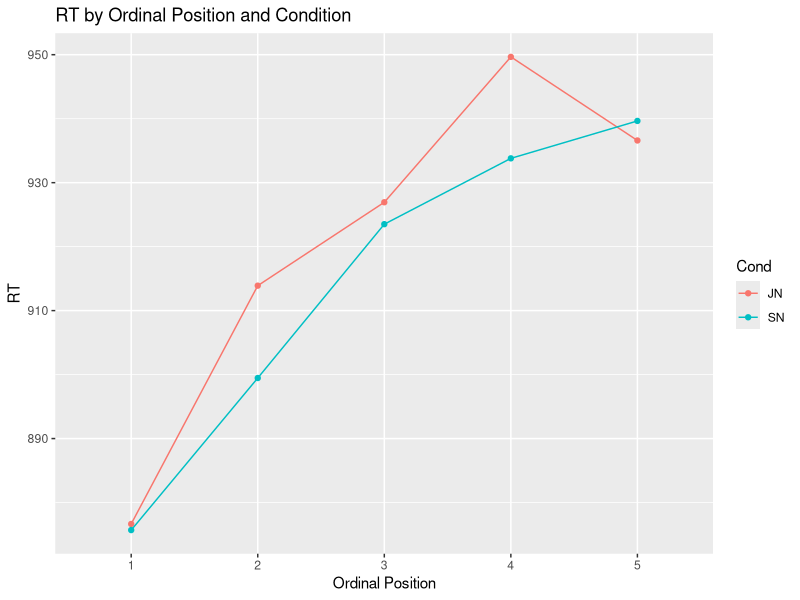
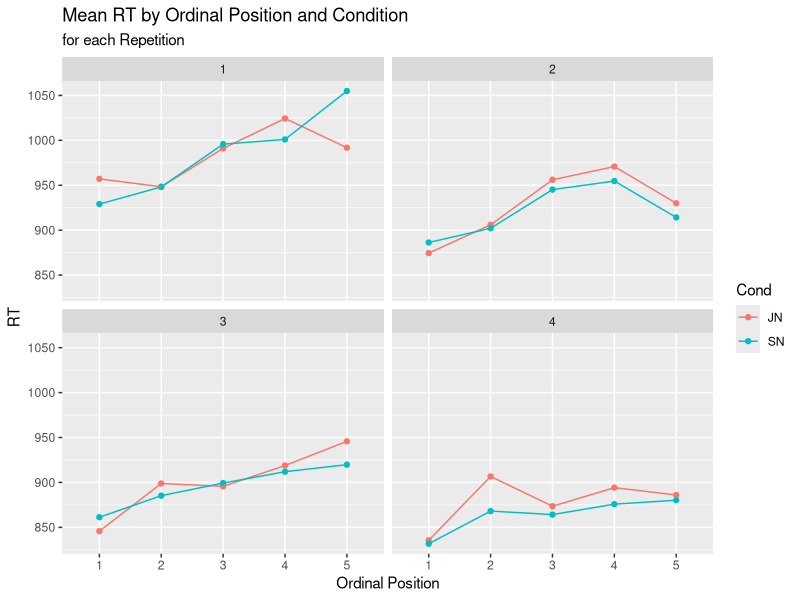
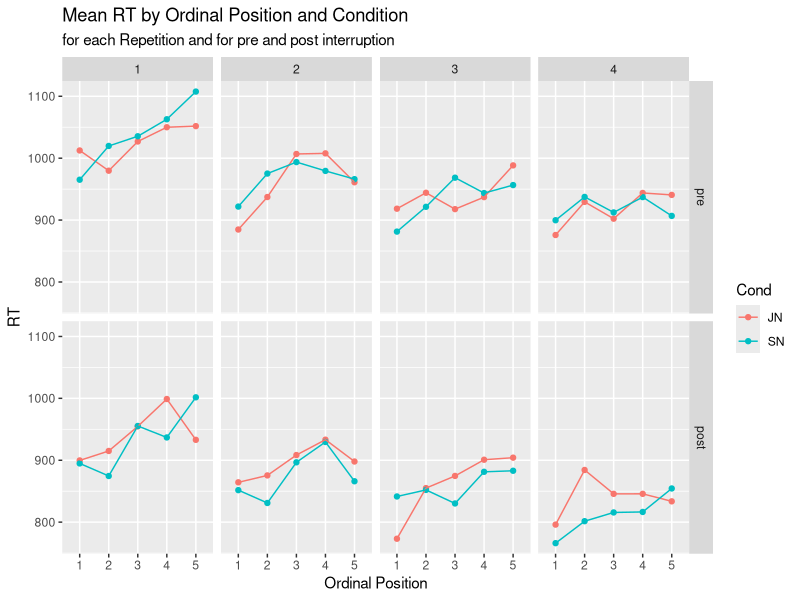
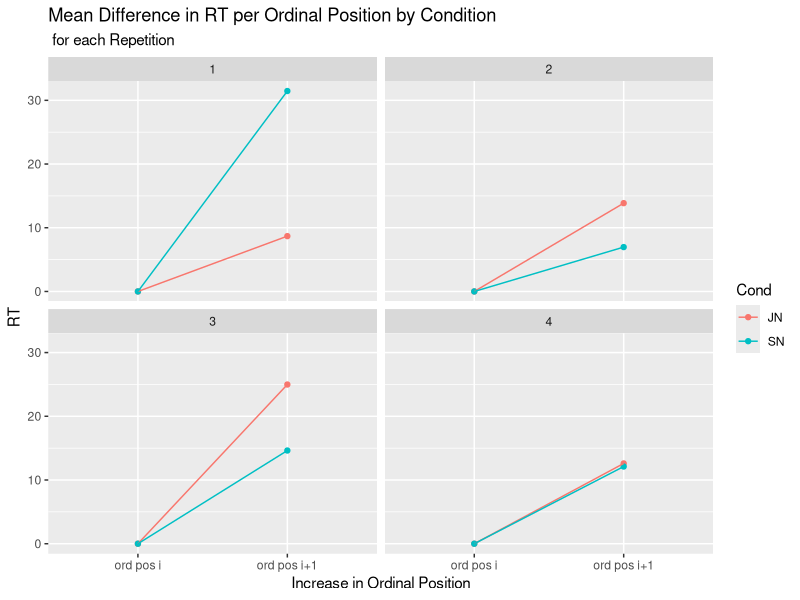
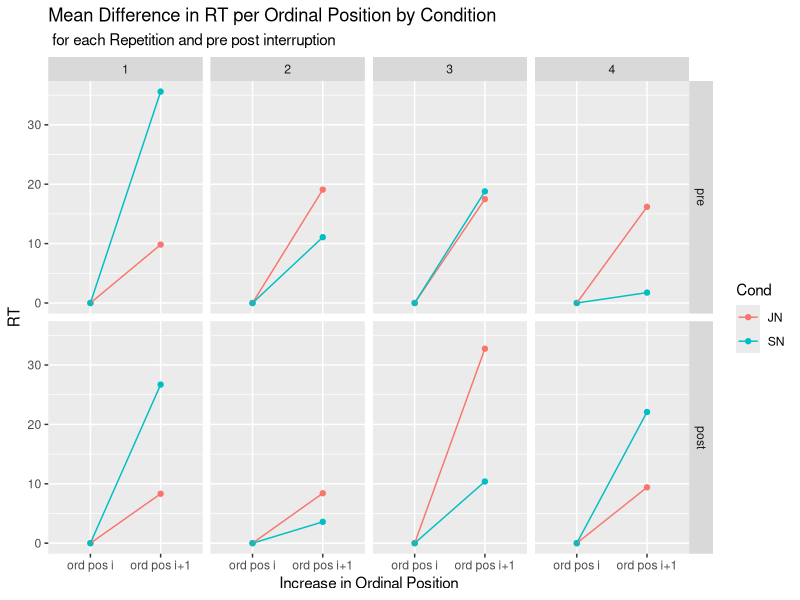
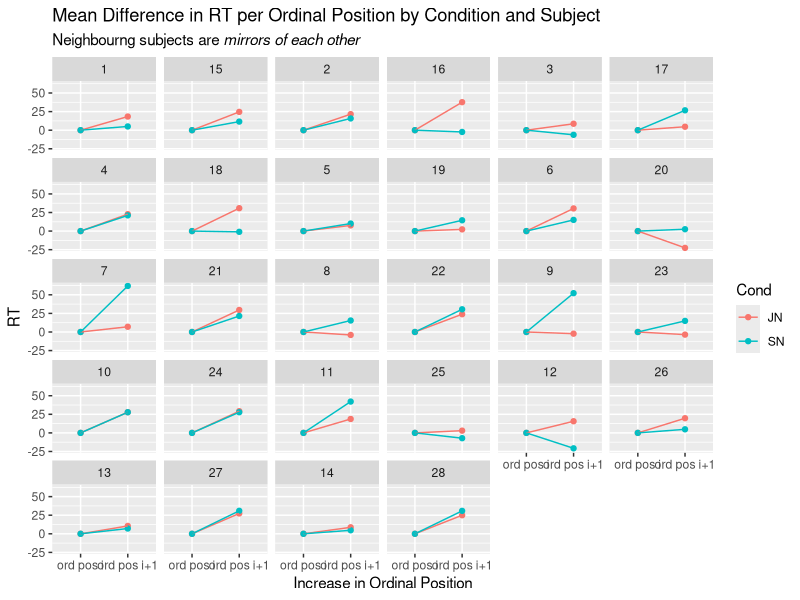
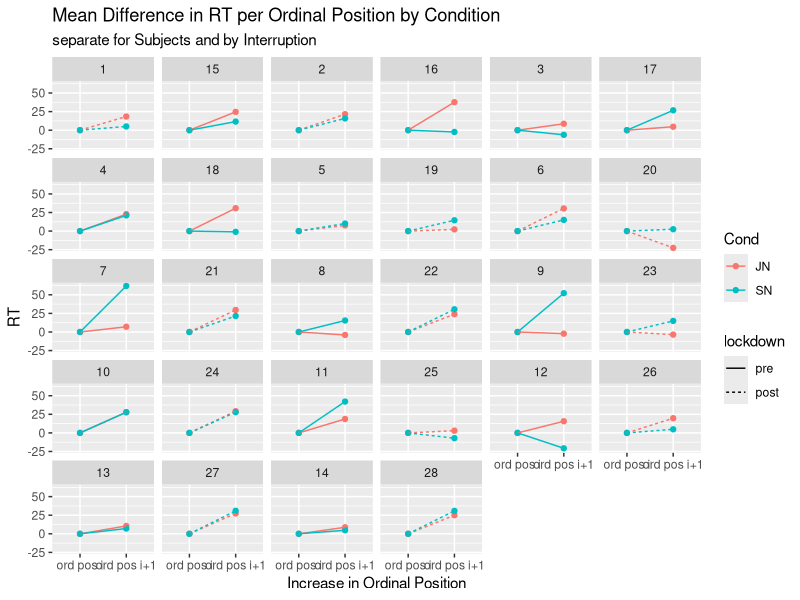

These figures' R source, in order: (Note: this script raises an error after producing the figures.)
################# FUUUCK
library(tidyverse)
library(ggtext)

setwd("C:/Users/Roger/Seafile/Roger_Seafile/SSI-EEG-3/SSI_4_R_project/")

#load data
a4 <- read.csv2("a4_SSI_4.csv")

#okay once again from the top
# first things first: pre-post variable for a4 data
a4[a4$subject %in% c(3,4, 7:18), "lockdown"] <- "pre"
a4[a4$subject %in% c(1,2,5,6, 19:28), "lockdown"] <- "post"

a4$lockdown <- factor(a4$lockdown, levels = c("pre", "post"))

a4$g_ng_count_1_5 <- as.factor(a4$g_ng_count_1_5)

# prep data frames for plotting
# once across all DGs
desc_across <- summarise(group_by(a4, Cond, g_ng_count_1_5), RT = mean(RT))

ord_pos <- ggplot(data = desc_across, mapping = aes(x = g_ng_count_1_5, y = RT, colour = Cond)) +
  geom_point() +
  geom_line(aes(group = Cond))+
  xlab("Ordinal Position")+
  ggtitle("RT by Ordinal Position and Condition")
ggsave("plots/ord_pos.jpg", device = "jpg", dpi = 700)

#mean RT for ord pos by DG and Cond
desc_by_DG <- summarise(group_by(a4, g_ng_count_1_5, Cond, DG), RT = mean(RT))

#plot
ord_pos_by_DG <- ggplot(data = desc_by_DG, mapping = aes(x = g_ng_count_1_5, y = RT, colour = Cond)) +
  geom_point() +
  geom_line(aes(group = Cond)) +
  facet_wrap(desc_by_DG$DG) +
  xlab("Ordinal Position")+
  ggtitle("Mean RT by Ordinal Position and Condition", subtitle = "for each Repetition")

ggsave("plots/ord_pos_by_DG.jpg", device = "jpg", dpi = 700)

# separate for pre and post lockdown
desc_by_DG_lockdown <- summarise(group_by(a4, g_ng_count_1_5, Cond, DG, lockdown), RT = mean(RT))

#plot
ord_pos_by_DG_lockdown <- ggplot(data = desc_by_DG_lockdown, mapping = aes(x = g_ng_count_1_5, y = RT, colour = Cond)) +
  geom_point() +
  geom_line(aes(group = Cond)) +
  facet_grid(cols = vars(desc_by_DG_lockdown$DG), rows = vars(desc_by_DG_lockdown$lockdown)) +
  xlab("Ordinal Position")+
  ggtitle("Mean RT by Ordinal Position and Condition", subtitle = "for each Repetition and for pre and post interruption")

ggsave("plots/ord_pos_by_DG_lockdown.jpg", device = "jpg", dpi = 700)

# mean increase per ordinal position by DG and Cond
incr_by_DG <- summarise(group_by(a4[a4$g_ng_count_cent %in% c(-2, 2), ], g_ng_count_cent, DG, Cond), 
                        RT = mean(RT))
incr_by_DG <- mutate(group_by(incr_by_DG, Cond, DG), diff = diff(RT)/4)

incr_by_DG[incr_by_DG$g_ng_count_cent == -2, "diff"] <- 0


#plot by DG
incr_by_DG$g_ng_count_cent <- as.factor(incr_by_DG$g_ng_count_cent)

plot_incr_by_DG <- ggplot(data = incr_by_DG, mapping = aes(g_ng_count_cent, y = diff, colour = Cond)) +
  geom_point()+
  geom_line(aes(group = Cond))+
  facet_wrap(incr_by_DG$DG) +
  xlab("Increase in Ordinal Position")+
  ylab("RT")+
  ggtitle("Mean Difference in RT per Ordinal Position by Condition", subtitle = " for each Repetition")+
  scale_x_discrete(labels = c("ord pos i", "ord pos i+1"))

ggsave("plots/incr_by_DG.jpg", plot = plot_incr_by_DG, device = "jpg", dpi = 700)

#separately for lockdown pre post
# mean increase per ordinal position by DG and Cond
incr_by_DG_lockdown <- summarise(group_by(a4[a4$g_ng_count_cent %in% c(-2, 2), ], g_ng_count_cent, DG, Cond, lockdown), 
                        RT = mean(RT))
incr_by_DG_lockdown <- mutate(group_by(incr_by_DG_lockdown, Cond, DG, lockdown), diff = diff(RT)/4)

incr_by_DG_lockdown[incr_by_DG_lockdown$g_ng_count_cent == -2, "diff"] <- 0

#plot by DG and lockdown
incr_by_DG_lockdown$g_ng_count_cent <- as.factor(incr_by_DG_lockdown$g_ng_count_cent)

plot_incr_by_DG_lockdown <- ggplot(data = incr_by_DG_lockdown, mapping = aes(g_ng_count_cent, y = diff, colour = Cond)) +
  geom_point()+
  geom_line(aes(group = Cond))+
  facet_grid(cols = vars(incr_by_DG_lockdown$DG), rows = vars(incr_by_DG_lockdown$lockdown)) +
  xlab("Increase in Ordinal Position")+
  ylab("RT")+
  ggtitle("Mean Difference in RT per Ordinal Position by Condition", subtitle = " for each Repetition and pre post interruption")+
  scale_x_discrete(labels = c("ord pos i", "ord pos i+1"))

ggsave("plots/incr_by_DG_lockdown.jpg", device = "jpg", dpi = 700)

# mean incr by subject

incr_by_subj <- summarise(group_by(a4[a4$g_ng_count_cent %in% c(-2, 2), ], g_ng_count_cent, subject, Cond), 
                                 RT = mean(RT))
incr_by_subj <- mutate(group_by(incr_by_subj, Cond, subject), diff = diff(RT)/4)

incr_by_subj[incr_by_subj$g_ng_count_cent == -2, "diff"] <- 0

subj_levels <- numeric()
for (i in 1:14){subj_levels <- c(subj_levels, i, i+14)}

incr_by_subj$subject <- factor(incr_by_subj$subject, levels = subj_levels)

#plot 
incr_by_subj$g_ng_count_cent <- as.factor(incr_by_subj$g_ng_count_cent)

plot_incr_by_subj <- ggplot(data = incr_by_subj, aes(x = g_ng_count_cent, y = diff, colour = Cond)) +
  geom_point()+
  geom_line(aes(group = Cond))+
  facet_wrap(incr_by_subj$subject, ncol = 6)+
  xlab("Increase in Ordinal Position")+
  ylab("RT")+
  ggtitle("Mean Difference in RT per Ordinal Position by Condition and Subject", 
          subtitle = "Neighbourng subjects are *mirrors of each other*")+
  scale_x_discrete(labels = c("ord pos i", "ord pos i+1"))+
  theme(plot.subtitle = element_markdown())
ggsave("plots/incr_by_subj.pdf", device = "pdf", dpi = 700, height = 10, width = 12)

#add lockdown
# mean incr by subject and lockdown

incr_by_subj_lock <- summarise(group_by(a4[a4$g_ng_count_cent %in% c(-2, 2), ], 
                                        g_ng_count_cent, subject, Cond, lockdown), 
                          RT = mean(RT))
incr_by_subj_lock <- mutate(group_by(incr_by_subj_lock, Cond, subject, lockdown), diff = diff(RT)/4)

incr_by_subj_lock[incr_by_subj_lock$g_ng_count_cent == -2, "diff"] <- 0

subj_levels <- numeric()
for (i in 1:14){subj_levels <- c(subj_levels, i, i+14)}

incr_by_subj_lock$subject <- factor(incr_by_subj_lock$subject, levels = subj_levels)

#plot 
incr_by_subj_lock$g_ng_count_cent <- as.factor(incr_by_subj_lock$g_ng_count_cent)

plot_incr_by_subj_lock <- ggplot(data = incr_by_subj_lock, 
                                 aes(x = g_ng_count_cent, y = diff, colour = Cond)) +
  geom_point()+
  geom_line(aes(group = Cond, linetype = lockdown))+
  facet_wrap(incr_by_subj_lock$subject, ncol = 6)+
  xlab("Increase in Ordinal Position")+
  ylab("RT")+
  ggtitle("Mean Difference in RT per Ordinal Position by Condition", 
          subtitle = "separate for Subjects and by Interruption")+
  scale_x_discrete(labels = c("ord pos i", "ord pos i+1"))+
  theme(plot.subtitle = element_markdown())

ggsave("plots/incr_by_subj_lock.jpg", device = "jpg", dpi = 700, height = 10, width = 12)

# mean incr by cat

incr_by_cat <- summarise(group_by(a4[a4$g_ng_count_cent %in% c(-2, 2), ], g_ng_count_cent, Semantische.Kategorie, Cond), 
                          RT = mean(RT))
incr_by_cat <- mutate(group_by(incr_by_cat, Cond, Semantische.Kategorie), diff = diff(RT)/4)

incr_by_cat[incr_by_cat$g_ng_count_cent == -2, "diff"] <- 0

#plot 
incr_by_cat$g_ng_count_cent <- as.factor(incr_by_cat$g_ng_count_cent)

plot_incr_by_cat <- ggplot(data = incr_by_cat, aes(x = g_ng_count_cent, y = diff, colour = Cond)) +
  geom_point()+
  geom_line(aes(group = Cond))+
  facet_wrap(incr_by_cat$Semantische.Kategorie, ncol = 6)+
  xlab("Increase in Ordinal Position")+
  ylab("RT")+
  ggtitle("Mean Difference in RT per Ordinal Position by Condition and Category")+
  scale_x_discrete(labels = c("ord pos i", "ord pos i+1"))+
  theme(plot.subtitle = element_markdown())
ggsave("plots/incr_by_cat.jpg", device = "jpg", dpi = 700, height = 10, width = 12)

## Dip from Ord Pos 4 to 5
#by DG
desc_by_DG_4_5 <- summarise(group_by(a4[a4$g_ng_count_1_5 %in% c("4", "5"), ], 
                                 Cond, DG, g_ng_count_1_5),
                        RT = mean(RT))
# plot it
ord_pos_1_5_by_DG <- ggplot(data = desc_by_DG_4_5, 
                            mapping = aes(x = g_ng_count_1_5, y = RT, colour = Cond)) +
  geom_point() +
  geom_line(aes(group = Cond)) +
  facet_wrap(desc_by_DG_4_5$DG, ncol = 2) +
  xlab("Ordinal Position") +
  ggtitle("RT at Ordinal Positions 4 and 5 by Condition", subtitle = "for each Repetition")

ggsave("plots/pos_4_5_by_DG.jpg", device = "jpg", dpi = 700)

#by subject
desc_by_subj_4_5 <- summarise(group_by(a4[a4$g_ng_count_1_5 %in% c("4", "5"), ], 
                                       Cond, subject, g_ng_count_1_5),
                              RT = mean(RT))

#plot it (but change levels of subject)
subj_levels <- numeric()
for (i in 1:14){subj_levels <- c(subj_levels, i, i+14)}

desc_by_subj_4_5$subject <- factor(desc_by_subj_4_5$subject, levels = subj_levels)

#plot

ord_pos_by_subj_4_5 <- ggplot(data = desc_by_subj_4_5, 
                          mapping = aes(x = g_ng_count_1_5, y = RT, colour = Cond)) +
  geom_point() +
  geom_line(aes(group = Cond)) +
  facet_wrap(desc_by_subj_4_5$subject, nrow = 7) +
  xlab("Ordinal Position") +
  ggtitle("RT at Ordinal Positions 4 and 5 by Condition and Subject", 
          subtitle = "Neighboring subjects are *mirrors of each other*") +
  theme(plot.subtitle = ggtext::element_markdown())
ggsave("plots/pos_4_5_by_subj.pdf", device = "pdf", dpi = 700, height = 15, width = 12)

#alternate display of grid
ord_pos_by_subj_4_5_alt <- ggplot(data = desc_by_subj_4_5, 
                          mapping = aes(x = g_ng_count_1_5, y = RT, colour = Cond)) +
  geom_point() +
  geom_line(aes(group = Cond)) +
  facet_wrap(desc_by_subj_4_5$subject, ncol = 6) +
  xlab("Ordinal Position") +
  ggtitle("RT at Ordinal Positions 4 and 5 by Condition and Subject", 
          subtitle = "Neighboring subjects are *mirrors of each other*") +
  theme(plot.subtitle = ggtext::element_markdown())
ggsave("plots/pos_4_5_by_subj_alt.jpg", device = "jpg", dpi = 700, height = 10, width = 12)

###by cat
desc_by_cat_4_5 <- summarise(group_by(a4[a4$g_ng_count_1_5 %in% c("4", "5"), ], 
                                       Cond, Semantische.Kategorie, g_ng_count_1_5),
                              RT = mean(RT))
#alternate display of grid
ord_pos_by_cat_4_5_alt <- ggplot(data = desc_by_cat_4_5, 
                                  mapping = aes(x = g_ng_count_1_5, y = RT, colour = Cond)) +
  geom_point() +
  geom_line(aes(group = Cond)) +
  facet_wrap(desc_by_cat_4_5$Semantische.Kategorie, ncol = 6) +
  xlab("Ordinal Position") +
  ggtitle("RT at Ordinal Positions 4 and 5 by Condition and Category") +
  theme(plot.subtitle = ggtext::element_markdown())
ggsave("plots/pos_4_5_by_cat_alt.jpg", device = "jpg", dpi = 700, height = 10, width = 12)


#let's play around with lag (max until 10 o clock)
# add row number to a4
a4 <- mutate(a4, row_num = row_number()) 


### debriefing
colnames(debriefing_SSI_4)[colnames(debriefing_SSI_4) == "ID"] <- "subject"
a4 <- merge(a4, debriefing_SSI_4, by = "subject")

partner_attitude <- colnames(a4)[29:38]
a4 <- mutate(a4, mean_partner = rowMeans(select(a4, all_of(partner_attitude))))

# split in half (median)
a4 <- mutate(a4, med_split_att = mean_partner >= median(mean_partner))

a4$med_split_att <- as.factor(a4$med_split_att)
a4$komp_koop <- as.factor(a4$komp_koop)


#plot basic Cond by Ord Pos by median split
desc_med_split <- summarise(group_by(a4, Cond, g_ng_count_1_5, med_split_att), RT = mean(RT))

#bar graph first
sum_med_split <- summarise(group_by(a4, subject, med_split_att), n = n())

#bar graph of komp_koop
bar_med_split <- ggplot(data = sum_med_split, aes(med_split_att))+
  geom_bar()

plot_med_split <- ggplot(data =desc_med_split, aes(x = g_ng_count_1_5, y = RT, colour = Cond)) +
  geom_point()+
  geom_line(aes(group = Cond))+
  facet_wrap(vars(med_split_att))
ggsave("plots/med_split.jpg", device = "jpg", dpi = 700)

# by komp_koop
sum_komp_koop <- summarise(group_by(a4, subject, komp_koop), n = n())

#bar graph of komp_koop
bar_komp_koop <- ggplot(data = sum_komp_koop, aes(komp_koop))+
  geom_bar()

desc_komp_koop <- summarise(group_by(a4, Cond, g_ng_count_1_5, komp_koop), RT = mean(RT))

plot_komp_koop <- ggplot(data =desc_komp_koop, aes(x = g_ng_count_1_5, y = RT, colour = Cond)) +
  geom_point()+
  geom_line(aes(group = Cond))+
  facet_wrap(vars(komp_koop))
ggsave("plots/komp_koop.jpg", device = "jpg", dpi = 700)

#### ord pos by cat (across Cond)
# mean incr by cat

incr_by_cat_SNJN <- summarise(group_by(a4[a4$g_ng_count_cent %in% c(-2, 2), ], g_ng_count_cent, Semantische.Kategorie), 
                         RT = mean(RT))
incr_by_cat_SNJN <- mutate(group_by(incr_by_cat_SNJN, Semantische.Kategorie), diff = diff(RT)/4)

incr_by_cat_SNJN[incr_by_cat_SNJN$g_ng_count_cent == -2, "diff"] <- 0

incr_by_cat_SNJN <- incr_by_cat_SNJN[incr_by_cat_SNJN$g_ng_count_cent == 2,]

cat_with_ord_pos <- incr_by_cat_SNJN[incr_by_cat_SNJN$diff > 10, "Semantische.Kategorie"]

## mean lag by category and session (a1 df)

mean_lag_by_cat <- summarise(group_by(a1, Semantische.Kategorie, Session), 
                             mean_lag = mean(lag_cat, na.rm =T)/10)
